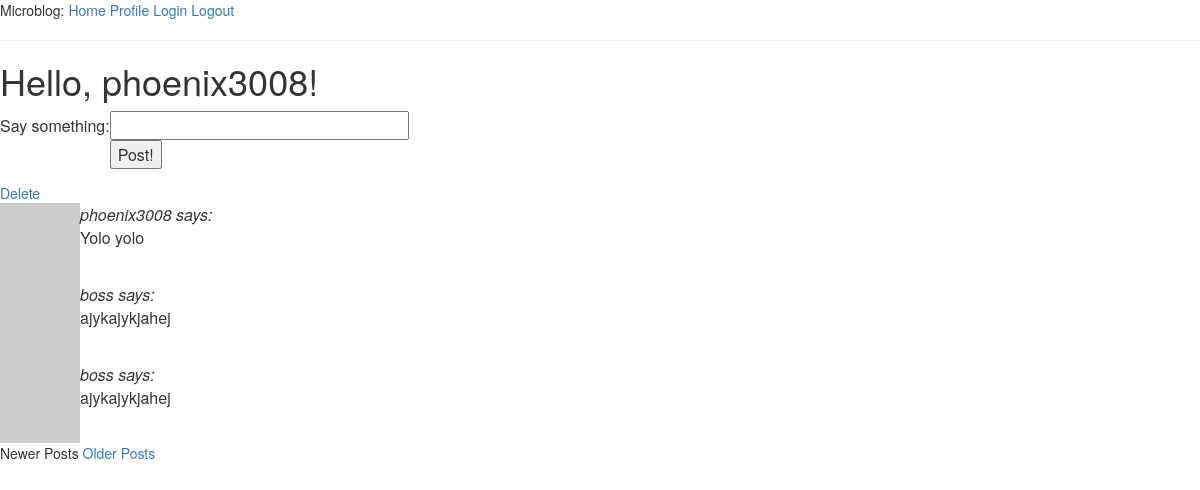
Page /index (signed in) on the committed database.
### app/models.py (models this page shows, shortened)
class User(db.Model):
    id = db.Column(db.Integer, primary_key=True)
    nickname = db.Column(db.String(64), index=True, unique=True)
    email = db.Column(db.String(120), index=True, unique=True)
    posts = db.relationship('Post', backref = 'author', lazy = 'dynamic')
    about_me = db.Column(db.String(140))
    last_seen = db.Column(db.DateTime)
    followed = db.relationship('User',
                                secondary=followers,
                                primaryjoin=(followers.c.follower_id == id),
                                secondaryjoin = (followers.c.followed_id == id),
                                backref=db.backref('followers', lazy='dynamic'),
                                lazy='dynamic')
    def is_authenticated(self):
        return True
    def avatar(self, size):
        return 'http://www.gravatar.com/avatar/%s?d=retro&s=%d' % (md5(self.email.encode('utf-8')).hexdigest(), size)
    def followed_posts(self):
        return Post.query.join(followers, (followers.c.followed_id == Post.user_id)).filter(followers.c.follower_id == self.id).order_by(Post.timestamp.desc())

class Post(db.Model):
    id = db.Column(db.Integer, primary_key=True)
    body = db.Column(db.String(140))
    timestamp = db.Column(db.DateTime)
    user_id = db.Column(db.Integer, db.ForeignKey('user.id'))

### app/views.py (the view)
@app.route('/', methods=['GET', 'POST'])
@app.route('/index', methods=['GET', 'POST'])
@app.route('/index/<int:page>', methods=['GET', 'POST'])
@login_required
def index(page=1):
    form = PostForm()
    if form.validate_on_submit():
        post = Post(body=form.post.data, timestamp=datetime.utcnow(), author=g.user)
        db.session.add(post)
        db.session.commit()
        flash("Your post is now live yo!")
        return redirect(url_for('index'))
    posts = g.user.followed_posts().paginate(page, POSTS_PER_PAGE, False)
    return render_template('index.html', title="Home", form=form, posts=posts)

### app/forms.py
class PostForm(Form):
    post = StringField('post', validators=[DataRequired()])
    content = StringField('content', validators=[DataRequired()])

### app/views.py (called while the page is built)
@app.before_request
def before_request():
    g.user = current_user
    if g.user.is_authenticated():
        g.user.last_seen = datetime.utcnow()
        db.session.add(g.user)
        db.session.commit()

@lm.user_loader ##We use this decorator to link with Flask-Login!
def load_user(id):
    return User.query.get(int(id))

### app/templates/index.html (shortened to what this page needs)
{% extends "base.html" %}
{% block content %}
    <h1>Hello, {{ g.user.nickname }}!</h1>
    <form action="" method="post" name="post">
        <table>
            <tr>
                <td>Say something: </td>
                <td>{{ form.post(size=30, max_length=140) }}</td>
            </tr>
            <tr>
                <td></td>
                <td><input type="submit" value="Post!"></td>
            </tr>
        </table>
    </form>
    {% for post in posts.items %}
        {% include 'post.html' %}
    {% endfor %}
    {% if posts.has_prev %}
    <a href="{{ url_for('index', page = posts.prev_num) }}"> Newer Posts </a>
    {% else %}
        Newer Posts
    {% endif %}
    {% if posts.has_next %}
        <a href="{{ url_for('index', page = posts.next_num) }}"> Older Posts </a>
    {% else %}
        Older Posts
    {% endif %}
{% endblock %}

### app/templates/post.html
<table>
        <tr valign="top">
            <td>
                <img src="{{ post.author.avatar(50) }}">
            </td>
            <td>
                <i>{{ post.author.nickname }} says:</i>
                <br/ >
                {{ post.body }}
            </td>
        </tr>
        {% if post.author.id == g.user.id %}
        <div>
            <a href="{{ url_for('delete', id=post.id) }}">Delete</a>
        </div>
        {% endif %}
</table>

### rows in the picture
User: user.nickname "phoenix3008"
Post: author.nickname "phoenix3008", body "Yolo yolo"
Post: author.nickname "boss", body "ajykajykjahej"
Post: author.nickname "boss", body "ajykajykjahej"
